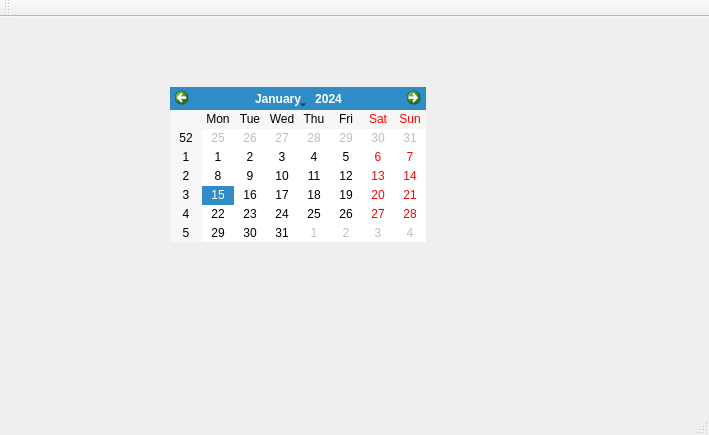
<?xml version="1.0" encoding="UTF-8"?>
<ui version="4.0">
 <class>MainWindow</class>
 <widget class="QMainWindow" name="MainWindow">
  <property name="geometry">
   <rect>
    <x>0</x>
    <y>0</y>
    <width>709</width>
    <height>435</height>
   </rect>
  </property>
  <property name="windowTitle">
   <string>MainWindow</string>
  </property>
  <widget class="QWidget" name="centralWidget">
   <widget class="QCalendarWidget" name="calendarWidget">
    <property name="geometry">
     <rect>
      <x>170</x>
      <y>70</y>
      <width>256</width>
      <height>155</height>
     </rect>
    </property>
   </widget>
  </widget>
  <widget class="QMenuBar" name="menuBar">
   <property name="geometry">
    <rect>
     <x>0</x>
     <y>0</y>
     <width>709</width>
     <height>20</height>
    </rect>
   </property>
  </widget>
  <widget class="QToolBar" name="mainToolBar">
   <attribute name="toolBarArea">
    <enum>TopToolBarArea</enum>
   </attribute>
   <attribute name="toolBarBreak">
    <bool>true</bool>
   </attribute>
  </widget>
  <widget class="QStatusBar" name="statusBar"/>
 </widget>
 <layoutdefault spacing="6" margin="11"/>
 <resources/>
 <connections/>
</ui>
